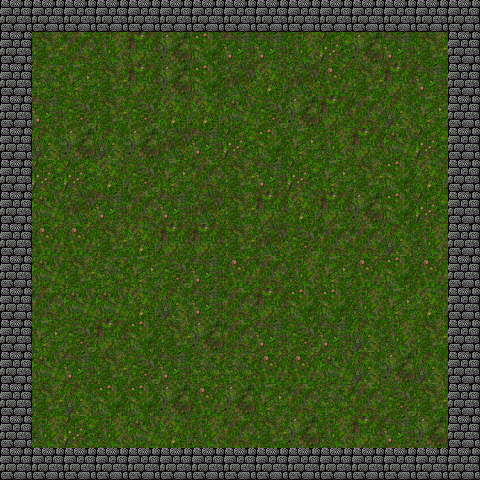

A 2D game scene composited from a Tiled map and its tileset images. What follows is a short description and the map's XML, with each tile layer's data collapsed to a summary:
An orthogonal 15x15 tile map with 32x32 px tiles, 3 tile layers (hiddenLayer, lowerLayer, upperLayer), 3 tilesets.

<map version="1.0" orientation="orthogonal" renderorder="right-down" width="15" height="15" tilewidth="32" tileheight="32" nextobjectid="1">
 <tileset firstgid="1" name="grass" tilewidth="32" tileheight="32" tilecount="16">
  <image source="../images/grass.png" width="128" height="128" />
 </tileset>
 <tileset firstgid="17" name="dungeontiles" tilewidth="32" tileheight="32" tilecount="90">
  <image source="../images/dungeontiles.gif" trans="ff00ff" width="288" height="320" />
  <tile id="0">
   <properties>
    <property name="blocked" value="true" />
   </properties>
  </tile>
  <tile id="1">
   <properties>
    <property name="blocked" value="true" />
   </properties>
  </tile>
  <tile id="2">
   <properties>
    <property name="blocked" value="true" />
   </properties>
  </tile>
  <tile id="3">
   <properties>
    <property name="blocked" value="true" />
   </properties>
  </tile>
  <tile id="4">
   <properties>
    <property name="blocked" value="true" />
   </properties>
  </tile>
  <tile id="5">
   <properties>
    <property name="blocked" value="true" />
   </properties>
  </tile>
  <tile id="6">
   <properties>
    <property name="blocked" value="true" />
   </properties>
  </tile>
  <tile id="7">
   <properties>
    <property name="blocked" value="true" />
   </properties>
  </tile>
  <tile id="8">
   <properties>
    <property name="blocked" value="true" />
   </properties>
  </tile>
  <tile id="36">
   <properties>
    <property name="blocked" value="true" />
   </properties>
  </tile>
  <tile id="37">
   <properties>
    <property name="blocked" value="true" />
   </properties>
  </tile>
  <tile id="38">
   <properties>
    <property name="blocked" value="true" />
   </properties>
  </tile>
  <tile id="39">
   <properties>
    <property name="blocked" value="true" />
   </properties>
  </tile>
  <tile id="40">
   <properties>
    <property name="blocked" value="true" />
   </properties>
  </tile>
  <tile id="41">
   <properties>
    <property name="blocked" value="true" />
   </properties>
  </tile>
  <tile id="42">
   <properties>
    <property name="blocked" value="true" />
   </properties>
  </tile>
  <tile id="43">
   <properties>
    <property name="blocked" value="true" />
   </properties>
  </tile>
  <tile id="44">
   <properties>
    <property name="blocked" value="true" />
   </properties>
  </tile>
 </tileset>
 <tileset firstgid="107" name="objectStarts" tilewidth="32" tileheight="32" tilecount="16">
  <image source="../images/objectStarts.png" width="128" height="128" />
  <tile id="0">
   <properties>
    <property name="objectStart" value="player" />
   </properties>
  </tile>
  <tile id="1">
   <properties>
    <property name="objectStart" value="enemy" />
   </properties>
  </tile>
  <tile id="2">
   <properties>
    <property name="objectStart" value="" />
   </properties>
  </tile>
  <tile id="3">
   <properties>
    <property name="objectStart" value="" />
   </properties>
  </tile>
  <tile id="4">
   <properties>
    <property name="objectStart" value="bomb" />
   </properties>
  </tile>
  <tile id="5">
   <properties>
    <property name="objectStart" value="coin" />
   </properties>
  </tile>
  <tile id="8">
   <properties>
    <property name="portal" value="" />
   </properties>
  </tile>
  <tile id="9">
   <properties>
    <property name="portal" value="" />
   </properties>
  </tile>
  <tile id="10">
   <properties>
    <property name="portal" value="" />
   </properties>
  </tile>
  <tile id="11">
   <properties>
    <property name="portal" value="" />
   </properties>
  </tile>
 </tileset>
 <layer name="hiddenLayer" width="15" height="15">
  <data>[225 cells, 0 non-empty, 0 distinct tile ids]</data>
 </layer>
 <layer name="lowerLayer" width="15" height="15">
  <data>[225 cells, 225 non-empty, 17 distinct tile ids]</data>
 </layer>
 <layer name="upperLayer" width="15" height="15">
  <data>[225 cells, 0 non-empty, 0 distinct tile ids]</data>
 </layer>
</map>
